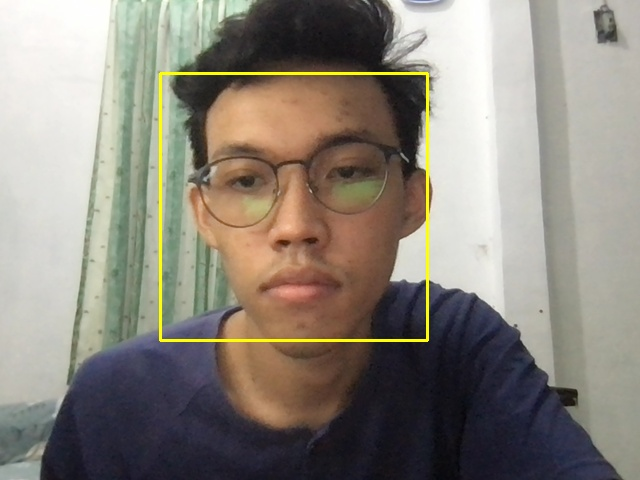
#> input picture datawajah/wajah.1.1.jpg, 640 x 480 px; its folder holds only this picture in this run
$ python LatihWajah.py
#> lines starting #> are read from the running program, lines starting #| are printed output that depends on the picture
import cv2
import os
import numpy as np
from PIL import Image

wajahDir = 'datawajah'
latihDir = 'latihwajah'


def getImageLabel(path):
#> called with path = 'datawajah'
    imagePaths = [os.path.join(path, f) for f in os.listdir(path)]
    faceSamples = []
    faceIDs = []
    for imagePath in imagePaths:
        PILimg = Image.open(imagePath).convert('L')
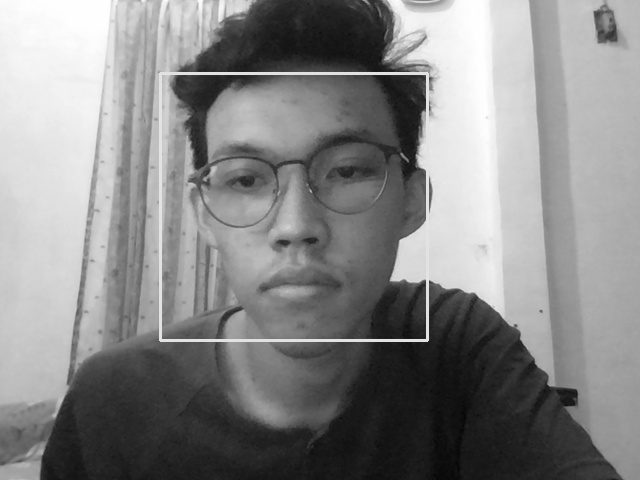
#> PILimg: PIL image 640x480 L; min 4, max 255, mean 134.6
        imgNum = np.array(PILimg, 'uint8')
        faceID = int(os.path.split(imagePath)[-1].split('.')[1])
        faces = faceDetector.detectMultiScale(imgNum)
#> faces = [[173, 79, 246, 246]]
        for (x, y, w, h) in faces:
            faceSamples.append(imgNum[y:y + h, x:x + h])
            faceIDs.append(faceID)
#> this loop made 1 pass
#> after the loop, faceIDs = [1]; faceSamples = 1 item
        return faceSamples, faceIDs


faceRecognizer = cv2.face.LBPHFaceRecognizer_create()
faceDetector = cv2.CascadeClassifier('haarcascade_frontalface_default.xml')

print('Mesin sedang melakukan training data wajah')
faces, IDs = getImageLabel(wajahDir)
#> faces = 1 item; IDs = [1]
faceRecognizer.train(faces, np.array(IDs))

faceRecognizer.write(latihDir + '/training.xml')
print('Sebanyak {0} data wajah telah tertraining', format(len(np.unique(IDs))))
#| Sebanyak {0} data wajah telah tertraining 1

$ run again, on datawajah/wajah.1.13.jpg
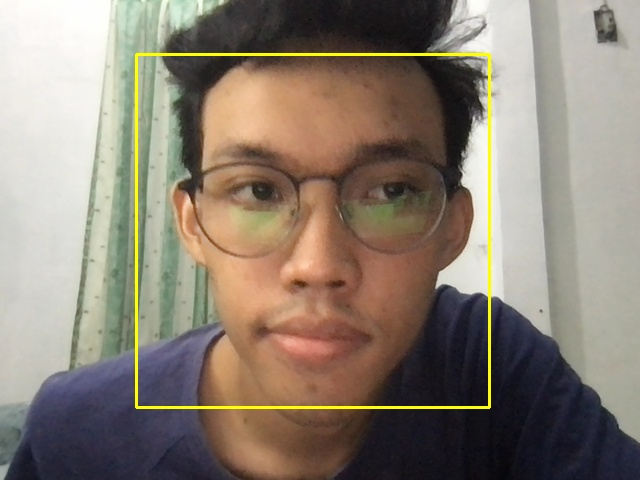
#> input picture datawajah/wajah.1.13.jpg, 640 x 480 px
#> in getImageLabel, `PILimg = Image.open(imagePath).convert('L')`:
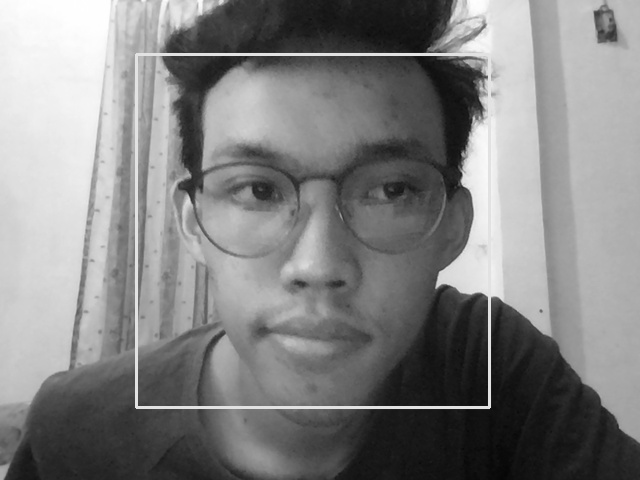
#> PILimg: PIL image 640x480 L; min 6, max 255, mean 130
#> in getImageLabel, `faces = faceDetector.detectMultiScale(imgNum)`: faces = [[148, 59, 332, 332]]
#> the loop in getImageLabel, `for (x, y, w, h) in faces:` made 1 pass
#> after the loop in getImageLabel, `for (x, y, w, h) in faces:`: faceIDs = [1]; faceSamples = 1 item
#> `faces, IDs = getImageLabel(wajahDir)`: IDs = [1]
#| Sebanyak {0} data wajah telah tertraining 1
